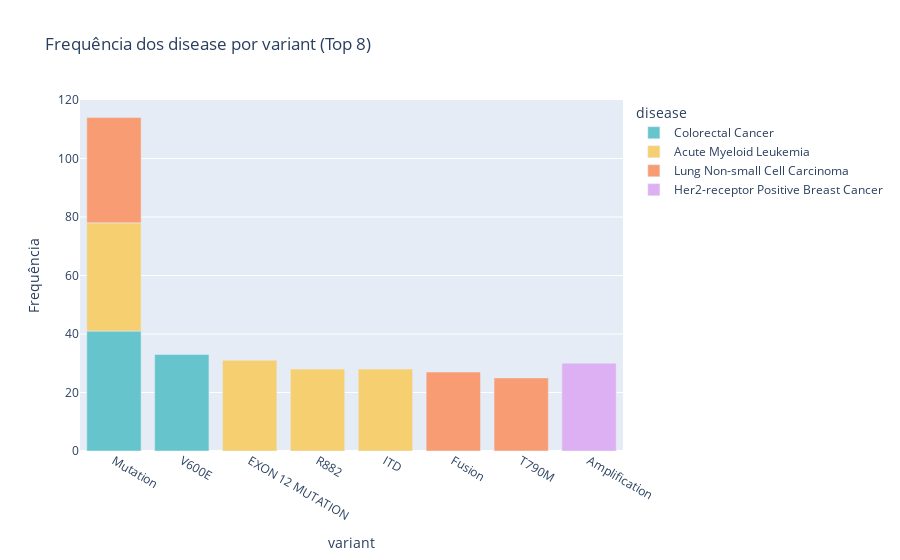

The cell this chart's notebook holds for it:
### Markdown cell above
Com que frequencia disease é associada a gene ? VHL e Von Hippeç-Lindau tem um interação de quase 600, enquanto FLT3 e Acute Myloid Leukemia tem pouco menos de 100 intereções.

### Code cell
# agrupa os dados pela combinação de "disease" e "variant" e soma a quantidade de ocorrências de cada combinação
grouped_variant_df = civic.groupby(['disease', 'variant']).size().reset_index(name='count')
# ordena os dados pela quantidade de ocorrências em ordem decrescente
sorted_variant_df = grouped_variant_df.sort_values('count', ascending=False)
# seleciona as informações mais relevantes
top_variant_df = sorted_variant_df.head(10)

# Cria o gráfico de barras
fig = px.bar(top_variant_df, x='variant', y='count', color='disease', 
             title='Frequência dos disease por variant (Top 8)',
             color_discrete_sequence=px.colors.qualitative.Pastel)#, #template='plotly_dark')
# Personaliza os rótulos do eixo x e y
fig.update_xaxes(title='variant')
fig.update_yaxes(title='Frequência')
# Mostra o gráfico
fig.show()

### Figure 1 — Plotly figure (JSON) as saved in the notebook; plotly's stock layout.template omitted (floating-point values rounded to 4 significant figures)
{"data": [{"alignmentgroup": "True", "hovertemplate": "disease=Colorectal Cancer<br>variant=%{x}<br>count=%{y}<extra></extra>", "legendgroup": "Colorectal Cancer", "marker": {"color": "rgb(102, 197, 204)", "pattern": {"shape": ""}}, "name": "Colorectal Cancer", "offsetgroup": "Colorectal Cancer", "orientation": "v", "showlegend": true, "textposition": "auto", "type": "bar", "x": ["Mutation", "V600E"], "xaxis": "x", "y": [41, 33], "yaxis": "y"}, {"alignmentgroup": "True", "hovertemplate": "disease=Acute Myeloid Leukemia<br>variant=%{x}<br>count=%{y}<extra></extra>", "legendgroup": "Acute Myeloid Leukemia", "marker": {"color": "rgb(246, 207, 113)", "pattern": {"shape": ""}}, "name": "Acute Myeloid Leukemia", "offsetgroup": "Acute Myeloid Leukemia", "orientation": "v", "showlegend": true, "textposition": "auto", "type": "bar", "x": ["Mutation", "EXON 12 MUTATION", "R882", "ITD"], "xaxis": "x", "y": [37, 31, 28, 28], "yaxis": "y"}, {"alignmentgroup": "True", "hovertemplate": "disease=Lung Non-small Cell Carcinoma<br>variant=%{x}<br>count=%{y}<extra></extra>", "legendgroup": "Lung Non-small Cell Carcinoma", "marker": {"color": "rgb(248, 156, 116)", "pattern": {"shape": ""}}, "name": "Lung Non-small Cell Carcinoma", "offsetgroup": "Lung Non-small Cell Carcinoma", "orientation": "v", "showlegend": true, "textposition": "auto", "type": "bar", "x": ["Mutation", "Fusion", "T790M"], "xaxis": "x", "y": [36, 27, 25], "yaxis": "y"}, {"alignmentgroup": "True", "hovertemplate": "disease=Her2-receptor Positive Breast Cancer<br>variant=%{x}<br>count=%{y}<extra></extra>", "legendgroup": "Her2-receptor Positive Breast Cancer", "marker": {"color": "rgb(220, 176, 242)", "pattern": {"shape": ""}}, "name": "Her2-receptor Positive Breast Cancer", "offsetgroup": "Her2-receptor Positive Breast Cancer", "orientation": "v", "showlegend": true, "textposition": "auto", "type": "bar", "x": ["Amplification"], "xaxis": "x", "y": [30], "yaxis": "y"}], "layout": {"barmode": "relative", "legend": {"title": {"text": "disease"}, "tracegroupgap": 0}, "title": {"text": "Frequência dos disease por variant (Top 8)"}, "xaxis": {"anchor": "y", "domain": [0, 1], "title": {"text": "variant"}}, "yaxis": {"anchor": "x", "domain": [0, 1], "title": {"text": "Frequência"}}}}
